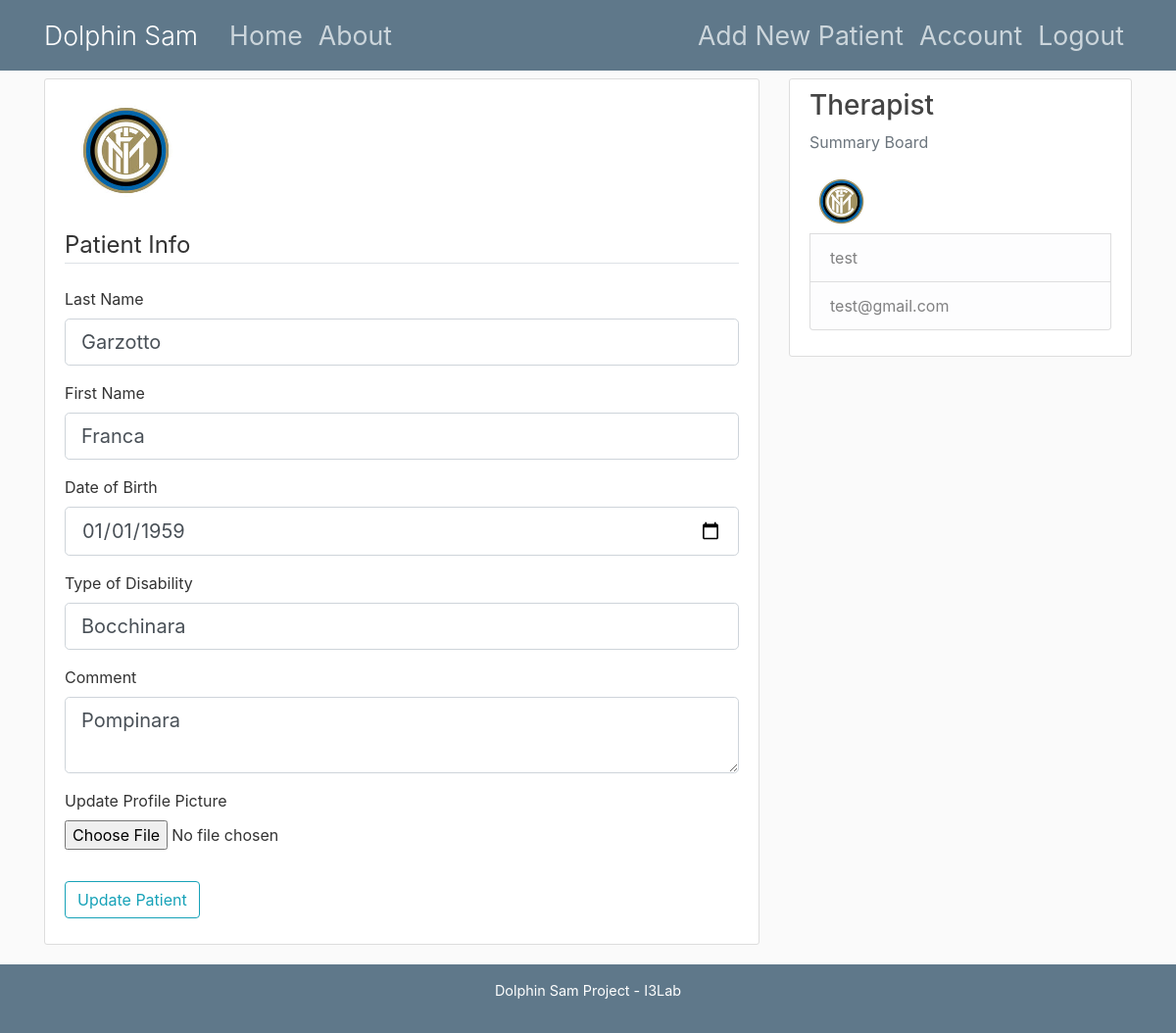
/patientup/1 (signed in), run on an earlier commit of the app's database.
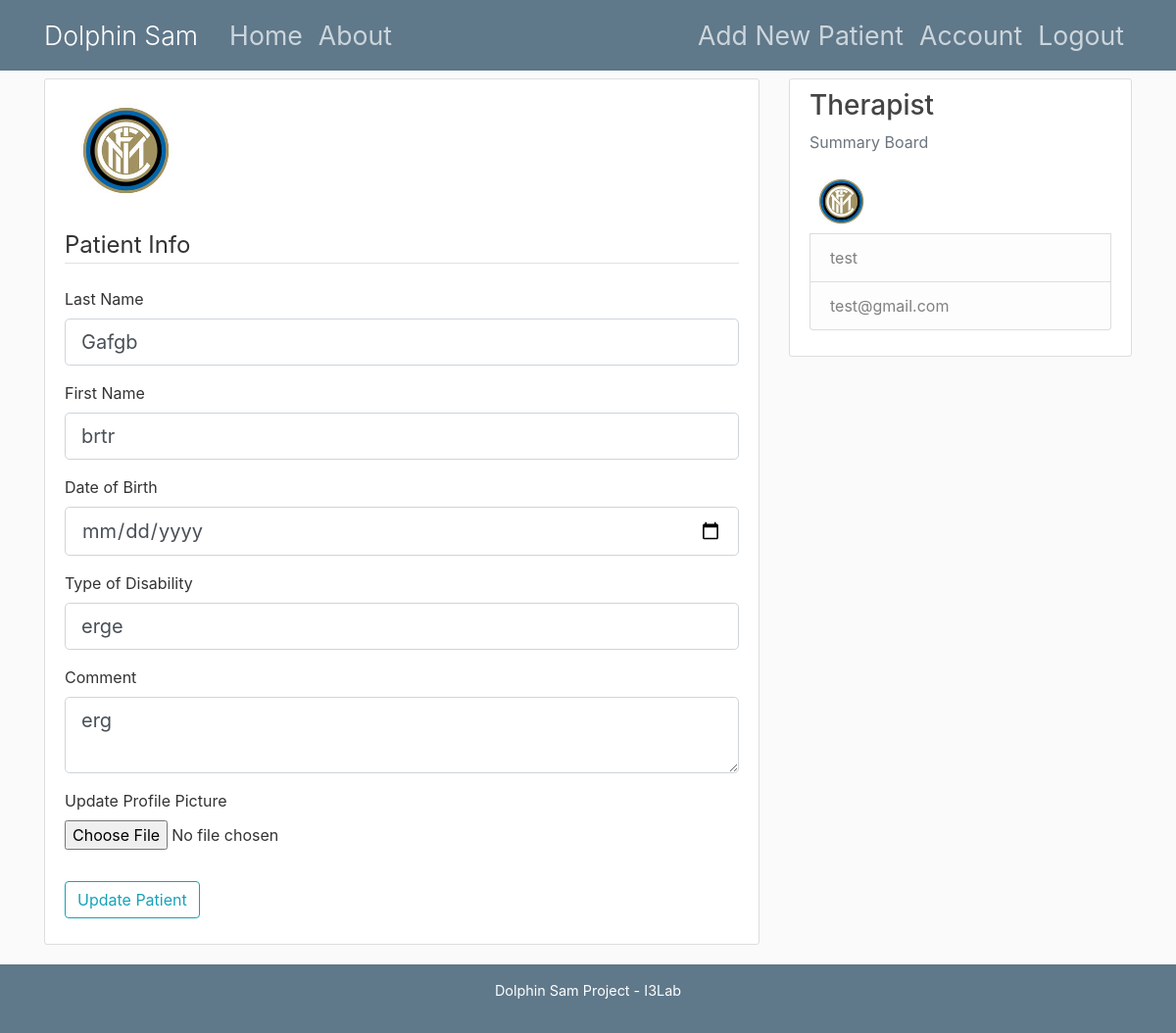
And on a later commit of the database.
### server/models.py (models this page shows, shortened)
class Patient(db.Model):
    id = db.Column(db.Integer, primary_key=True)
    last_name = db.Column(db.String(20), nullable=False)
    first_name = db.Column(db.String(20), nullable=False)
    date_of_birth = db.Column(db.Date, nullable=False)
    type_of_disability = db.Column(db.String(50), nullable=False)
    comment = db.Column(db.String(250))
    image_file = db.Column(db.String(20), nullable=False, default='default.jpg')
    user_id = db.Column(db.Integer, db.ForeignKey('user.id'), nullable=False)
    levels_run = db.relationship('LevelRun', lazy=True)
    levels_search = db.relationship('LevelSearch', lazy=True)
    sessions = db.relationship('Session', lazy=True)

### server/routes.py (the view)
@app.route("/patientup/<id_p>", methods=['GET', 'POST'])
@login_required
def patientup(id_p):
    if current_user.is_authenticated:
        id_reg = id_p.replace('}', '')
        id_int = int(id_reg)
        for p in range(0, len(current_user.patients)):
            if current_user.patients[p].id == id_int:
                index = p
        form = UpdatePatientForm()
        if form.validate_on_submit():
            if form.picture.data:
                picture_file = save_picture(form.picture.data)
                current_user.patients[index].image_file = picture_file
            current_user.patients[index].last_name = form.last_name.data
            current_user.patients[index].first_name = form.first_name.data
            current_user.patients[index].date_of_birth = form.date_of_birth.data
            current_user.patients[index].type_of_disability = form.type_of_disability.data
            current_user.patients[index].comment = form.comment.data
            db.session.commit()
            flash('The patient account has been Updated!', 'success')
            return redirect(url_for('home'))
        elif request.method == 'GET':
            form.last_name.data = current_user.patients[index].last_name
            form.first_name.data = current_user.patients[index].first_name
            form.date_of_birth.data = current_user.patients[index].date_of_birth
            form.type_of_disability.data = current_user.patients[index].type_of_disability
            form.comment.data = current_user.patients[index].comment
        image_file = url_for('static', filename='profile_pics/' + current_user.patients[index].image_file)
        return render_template('patient_update.html', title='Patient_Update', image_file=image_file, form=form)

### server/form.py
class UpdatePatientForm(FlaskForm):
    last_name = StringField('Last Name', validators=[DataRequired()])
    first_name = StringField('First Name', validators=[DataRequired()])
    date_of_birth = DateField('Date of Birth', validators=[DataRequired()])
    type_of_disability = StringField('Type of Disability', validators=[DataRequired()])
    comment = TextAreaField('Comment', validators=[DataRequired(), Length(min=0, max=250)])
    picture = FileField('Update Profile Picture', validators=[FileAllowed(['jpg', 'png', 'jpeg'])]) # we can add also other extension
    submit = SubmitField('Update Patient')

### server/models.py (called while the page is built)
@login_manager.user_loader
def load_user(user_id):
    return User.query.get(int(user_id))

### server/templates/patient_update.html (shortened to what this page needs)
{% extends "layout.html" %}
{% block content %}
<div class="content-section">
    <div class="media">
        <img class="rounded-circle account-img" src="{{ image_file }}">
        </div>
    <form method="POST" action="" enctype="multipart/form-data">
        <fieldset class="form-group">
            <legend class="border-bottom mb-4">Patient Info</legend>
            <div class="form-group">
                {{ form.last_name.label(class="form-control-label") }}
                {% if form.last_name.errors %}
                {{ form.last_name(class="form-control form-control-lg is-invalid") }}
                <div class="invalid-feedback">
                    {% for error in form.last_name.errors %}
                    <span>{{ error }}</span>
                    {% endfor %}
                </div>
                {% else %}
                {{ form.last_name(class="form-control form-control-lg") }}
                {% endif %}
            </div>
            <div class="form-group">
                {{ form.first_name.label(class="form-control-label") }}
                {% if form.first_name.errors %}
                {{ form.first_name(class="form-control form-control-lg is-invalid") }}
                <div class="invalid-feedback">
                    {% for error in form.first_name.errors %}
                    <span>{{ error }}</span>
                    {% endfor %}
                </div>
                {% else %}
                {{ form.first_name(class="form-control form-control-lg") }}
                {% endif %}
            </div>
            <div class="form-group">
                {{ form.date_of_birth.label(class="form-control-label") }}
                {% if form.date_of_birth.errors %}
                {{ form.date_of_birth(class="form-control form-control-lg is-invalid") }}
                <div class="invalid-feedback">
                    {% for error in form.date_of_birth.errors %}
                    <span>{{ error }}</span>
                    {% endfor %}
                </div>
                {% else %}
                {{ form.date_of_birth(class="form-control form-control-lg") }}
                {% endif %}
            </div>
            <div class="form-group">
                {{ form.type_of_disability.label(class="form-control-label") }}
                {% if form.type_of_disability.errors %}
                {{ form.type_of_disability(class="form-control form-control-lg is-invalid") }}
                <div class="invalid-feedback">
                    {% for error in form.type_of_disability.errors %}
                    <span>{{ error }}</span>
                    {% endfor %}
                </div>
                {% else %}
                {{ form.type_of_disability(class="form-control form-control-lg") }}
                {% endif %}
            </div>
            <div class="form-group">
                {{ form.comment.label(class="form-control-label") }}
                {% if form.comment.errors %}
                {{ form.comment(class="form-control form-control-lg is-invalid") }}
                <div class="invalid-feedback">
                    {% for error in form.comment.errors %}
                    <span>{{ error }}</span>
                    {% endfor %}
                </div>
                {% else %}
                {{ form.comment(class="form-control form-control-lg") }}
                {% endif %}
            </div>
            <div class="form-group">
                {{ form.picture.label() }}
                {{ form.picture(class="form-control-file") }}
            </div>
        </fieldset>
        <div class="form-group">
            {{ form.submit(class="btn btn-outline-info") }}
        </div>
    </form>
</div>
{% endblock content %}

What changed in the data, as far as the page shows it:
changed Patient: last_name "Garzotto" → "Gafgb"; first_name "Franca" → "brtr"; date_of_birth "01/01/1959" → (not shown); type_of_disability "Bocchinara" → "erge"; comment "Pompinara" → "erg"
